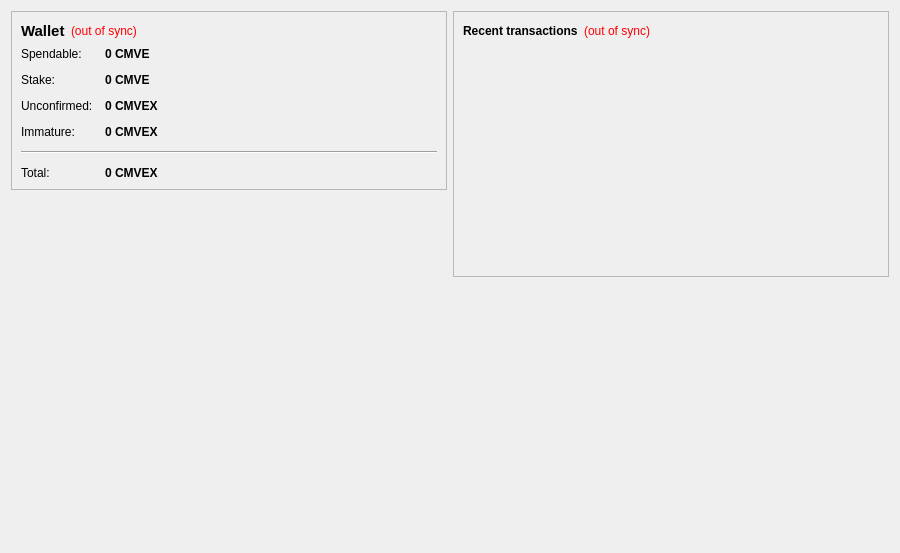
<?xml version="1.0" encoding="UTF-8"?>
<ui version="4.0">
 <class>OverviewPage</class>
 <widget class="QWidget" name="OverviewPage">
  <property name="geometry">
   <rect>
    <x>0</x>
    <y>0</y>
    <width>900</width>
    <height>553</height>
   </rect>
  </property>
  <property name="windowTitle">
   <string>Form</string>
  </property>
  <layout class="QHBoxLayout" name="horizontalLayout" stretch="1,1">
   <item>
    <layout class="QVBoxLayout" name="verticalLayout_2">
     <item>
      <widget class="QFrame" name="frame">
       <property name="frameShape">
        <enum>QFrame::StyledPanel</enum>
       </property>
       <property name="frameShadow">
        <enum>QFrame::Raised</enum>
       </property>
       <layout class="QVBoxLayout" name="verticalLayout_4">
        <item>
         <layout class="QHBoxLayout" name="horizontalLayout_4">
          <item>
           <widget class="QLabel" name="label_5">
            <property name="font">
             <font>
              <pointsize>11</pointsize>
              <weight>75</weight>
              <bold>true</bold>
             </font>
            </property>
            <property name="text">
             <string>Wallet</string>
            </property>
           </widget>
          </item>
          <item>
           <widget class="QLabel" name="labelWalletStatus">
            <property name="toolTip">
             <string>The displayed information may be out of date. Your wallet automatically synchronizes with the CMV Element network after a connection is established, but this process has not completed yet.</string>
            </property>
            <property name="styleSheet">
             <string notr="true">QLabel { color: red; }</string>
            </property>
            <property name="text">
             <string notr="true">(out of sync)</string>
            </property>
            <property name="alignment">
             <set>Qt::AlignLeading|Qt::AlignLeft|Qt::AlignVCenter</set>
            </property>
           </widget>
          </item>
          <item>
           <spacer name="horizontalSpacer_2">
            <property name="orientation">
             <enum>Qt::Horizontal</enum>
            </property>
            <property name="sizeHint" stdset="0">
             <size>
              <width>40</width>
              <height>20</height>
             </size>
            </property>
           </spacer>
          </item>
         </layout>
        </item>
        <item>
         <layout class="QFormLayout" name="formLayout_2">
          <property name="fieldGrowthPolicy">
           <enum>QFormLayout::AllNonFixedFieldsGrow</enum>
          </property>
          <property name="horizontalSpacing">
           <number>12</number>
          </property>
          <property name="verticalSpacing">
           <number>12</number>
          </property>
          <item row="0" column="0">
           <widget class="QLabel" name="label">
            <property name="text">
             <string>Spendable:</string>
            </property>
           </widget>
          </item>
          <item row="0" column="1">
           <widget class="QLabel" name="labelBalance">
            <property name="font">
             <font>
              <weight>75</weight>
              <bold>true</bold>
             </font>
            </property>
            <property name="cursor">
             <cursorShape>IBeamCursor</cursorShape>
            </property>
            <property name="toolTip">
             <string>Your current spendable balance</string>
            </property>
            <property name="text">
             <string notr="true">0 CMVE</string>
            </property>
            <property name="textInteractionFlags">
             <set>Qt::LinksAccessibleByMouse|Qt::TextSelectableByKeyboard|Qt::TextSelectableByMouse</set>
            </property>
           </widget>
          </item>
          <item row="1" column="0">
           <widget class="QLabel" name="label_6">
            <property name="text">
             <string>Stake:</string>
            </property>
           </widget>
          </item>
          <item row="1" column="1">
           <widget class="QLabel" name="labelStake">
            <property name="font">
             <font>
              <weight>75</weight>
              <bold>true</bold>
             </font>
            </property>
            <property name="cursor">
             <cursorShape>IBeamCursor</cursorShape>
            </property>
            <property name="toolTip">
             <string>Total of coins that were staked, and do not yet count toward the current balance</string>
            </property>
            <property name="text">
             <string notr="true">0 CMVE</string>
            </property>
            <property name="textInteractionFlags">
             <set>Qt::LinksAccessibleByMouse|Qt::TextSelectableByKeyboard|Qt::TextSelectableByMouse</set>
            </property>
           </widget>
          </item>
          <item row="2" column="0">
           <widget class="QLabel" name="label_3">
            <property name="text">
             <string>Unconfirmed:</string>
            </property>
           </widget>
          </item>
          <item row="2" column="1">
           <widget class="QLabel" name="labelUnconfirmed">
            <property name="font">
             <font>
              <weight>75</weight>
              <bold>true</bold>
             </font>
            </property>
            <property name="cursor">
             <cursorShape>IBeamCursor</cursorShape>
            </property>
            <property name="toolTip">
             <string>Total of transactions that have yet to be confirmed, and do not yet count toward the current balance</string>
            </property>
            <property name="text">
             <string notr="true">0 CMVEX</string>
            </property>
            <property name="textInteractionFlags">
             <set>Qt::LinksAccessibleByMouse|Qt::TextSelectableByKeyboard|Qt::TextSelectableByMouse</set>
            </property>
           </widget>
          </item>
          <item row="3" column="0">
           <widget class="QLabel" name="labelImmatureText">
            <property name="text">
             <string>Immature:</string>
            </property>
           </widget>
          </item>
          <item row="3" column="1">
           <widget class="QLabel" name="labelImmature">
            <property name="font">
             <font>
              <weight>75</weight>
              <bold>true</bold>
             </font>
            </property>
            <property name="toolTip">
             <string>Mined balance that has not yet matured</string>
            </property>
            <property name="text">
             <string notr="true">0 CMVEX</string>
            </property>
            <property name="textInteractionFlags">
             <set>Qt::LinksAccessibleByMouse|Qt::TextSelectableByKeyboard|Qt::TextSelectableByMouse</set>
            </property>
           </widget>
          </item>
          <item row="4" column="0" colspan="2">
           <widget class="Line" name="line">
            <property name="orientation">
             <enum>Qt::Horizontal</enum>
            </property>
           </widget>
          </item>
          <item row="5" column="0">
           <widget class="QLabel" name="labelTotalText">
            <property name="text">
             <string>Total:</string>
            </property>
           </widget>
          </item>
          <item row="5" column="1">
           <widget class="QLabel" name="labelTotal">
            <property name="font">
             <font>
              <weight>75</weight>
              <bold>true</bold>
             </font>
            </property>
            <property name="cursor">
             <cursorShape>IBeamCursor</cursorShape>
            </property>
            <property name="toolTip">
             <string>Your current total balance</string>
            </property>
            <property name="text">
             <string notr="true">0 CMVEX</string>
            </property>
            <property name="textInteractionFlags">
             <set>Qt::LinksAccessibleByMouse|Qt::TextSelectableByKeyboard|Qt::TextSelectableByMouse</set>
            </property>
           </widget>
          </item>
         </layout>
        </item>
       </layout>
      </widget>
     </item>
     <item>
      <spacer name="verticalSpacer">
       <property name="orientation">
        <enum>Qt::Vertical</enum>
       </property>
       <property name="sizeHint" stdset="0">
        <size>
         <width>20</width>
         <height>40</height>
        </size>
       </property>
      </spacer>
     </item>
    </layout>
   </item>
   <item>
    <layout class="QVBoxLayout" name="verticalLayout_3">
     <item>
      <widget class="QFrame" name="frame_2">
       <property name="frameShape">
        <enum>QFrame::StyledPanel</enum>
       </property>
       <property name="frameShadow">
        <enum>QFrame::Raised</enum>
       </property>
       <layout class="QVBoxLayout" name="verticalLayout">
        <item>
         <layout class="QHBoxLayout" name="horizontalLayout_2">
          <item>
           <widget class="QLabel" name="label_4">
            <property name="text">
             <string>&lt;b&gt;Recent transactions&lt;/b&gt;</string>
            </property>
           </widget>
          </item>
          <item>
           <widget class="QLabel" name="labelTransactionsStatus">
            <property name="toolTip">
             <string>The displayed information may be out of date. Your wallet automatically synchronizes with the CMV Element network after a connection is established, but this process has not completed yet.</string>
            </property>
            <property name="styleSheet">
             <string notr="true">QLabel { color: red; }</string>
            </property>
            <property name="text">
             <string notr="true">(out of sync)</string>
            </property>
            <property name="alignment">
             <set>Qt::AlignRight|Qt::AlignTrailing|Qt::AlignVCenter</set>
            </property>
           </widget>
          </item>
          <item>
           <spacer name="horizontalSpacer">
            <property name="orientation">
             <enum>Qt::Horizontal</enum>
            </property>
            <property name="sizeHint" stdset="0">
             <size>
              <width>40</width>
              <height>20</height>
             </size>
            </property>
           </spacer>
          </item>
         </layout>
        </item>
        <item>
         <widget class="QListView" name="listTransactions">
          <property name="styleSheet">
           <string notr="true">QListView { background: transparent; }</string>
          </property>
          <property name="frameShape">
           <enum>QFrame::NoFrame</enum>
          </property>
          <property name="verticalScrollBarPolicy">
           <enum>Qt::ScrollBarAlwaysOff</enum>
          </property>
          <property name="horizontalScrollBarPolicy">
           <enum>Qt::ScrollBarAlwaysOff</enum>
          </property>
          <property name="selectionMode">
           <enum>QAbstractItemView::NoSelection</enum>
          </property>
         </widget>
        </item>
       </layout>
      </widget>
     </item>
     <item>
      <spacer name="verticalSpacer_2">
       <property name="orientation">
        <enum>Qt::Vertical</enum>
       </property>
       <property name="sizeHint" stdset="0">
        <size>
         <width>20</width>
         <height>40</height>
        </size>
       </property>
      </spacer>
     </item>
    </layout>
   </item>
  </layout>
 </widget>
 <resources>
  <include location="../bitcoin.qrc"/>
 </resources>
 <connections/>
</ui>
